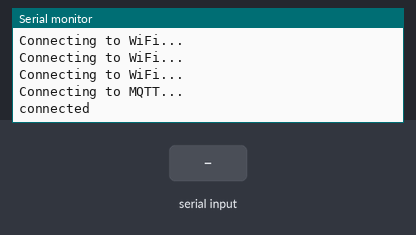
Simulated run of this sketch. Board: ESP32. On the bench: the last lines printed to the serial monitor. The test bench sets the inputs (shaded band). WiFi joins after 1.5 s; servers stay silent unless stated; no MQTT or app messages arrive unless stated.

Above: at 2.7 s.
2.8 s: "1" received over the second serial link
At 4.0 s:
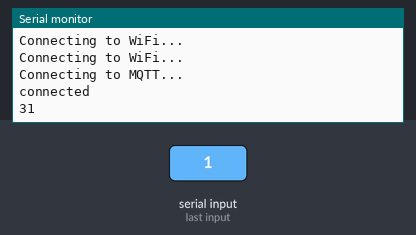
4.3 s: "0" received over the second serial link
At 5.4 s:
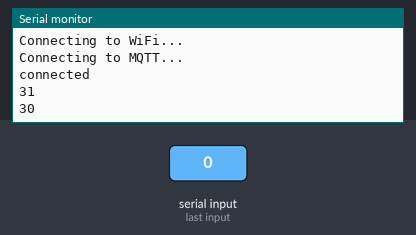
5.8 s: "2" received over the second serial link
At 6.5 s:
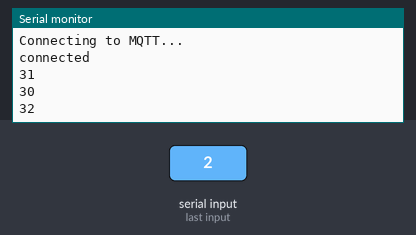

The sketch:

4852MqttWifi.ino
```cpp
#include <HardwareSerial.h>
#include <PubSubClient.h>
#include <WiFi.h>
#include <ArduinoJson.h>

HardwareSerial RS485Serial(2); // RX, TX
WiFiClient espClient;
PubSubClient mqttClient(espClient);

const char* ssid = "360wifi"; // 请替换为你的WiFi名
const char* password = "625625625"; // 请替换为你的WiFi密码
const char* mqtt_server = "192.168.0.101"; // MQTT服务器地址
const char* mqtt_topic = "mqtt/yangan"; // MQTT主题

// 485烟感器询问帧
uint8_t queryFrame[] = {0x01, 0x03, 0x00, 0x10, 0x00, 0x01, 0x85, 0xCF};

// 正常响应
// 0x01
// 0x03
// 0x02
// 0x00
// 0x00
// 0xB8
// 0x44

// 报警响应
// 0x01
// 0x03
// 0x02
// 0x00
// 0x01
// 0x79
// 0x84
uint8_t correctResponse[] = {0x01, 0x03, 0x02, 0x00, 0x01, 0x79, 0x84};

void setup() {
  Serial.begin(115200);
  RS485Serial.begin(9600, SERIAL_8N1, 16, 17);

  WiFi.begin(ssid, password);
  while (WiFi.status() != WL_CONNECTED) {
    delay(500);
    Serial.println("Connecting to WiFi...");
  }

  mqttClient.setServer(mqtt_server, 1883);

  while (!mqttClient.connected()) {
    Serial.println("Connecting to MQTT...");
    if (mqttClient.connect("ESP32Client")) {
      Serial.println("connected");
    } else {
      Serial.print("failed with state ");
      Serial.print(mqttClient.state());
      delay(2000);
    }
  }

  sendMQTTMessage(false); // 发送初始信息
}

void loop() {
  static unsigned long previousMillis = 0;
  unsigned long currentMillis = millis();

  // 每3秒发送一次询问帧
  if (currentMillis - previousMillis >= 3000) {
    RS485Serial.write(queryFrame, sizeof(queryFrame));
    previousMillis = currentMillis;
  }

  // 检查RS485串口是否有数据可读
  if (RS485Serial.available()) {
    size_t expectedResponseSize = 7; // 预期的响应数据长度
    uint8_t receivedBytes[expectedResponseSize];
    size_t index = 0;

    // 读取等待时间，以确保数据完整
    unsigned long startMillis = millis();
    while (millis() - startMillis < 1000 && index < expectedResponseSize) {
      if (RS485Serial.available()) {
        receivedBytes[index++] = RS485Serial.read();
        Serial.print(receivedBytes[index-1], HEX); // 打印读取的字节的十六进制形式
        Serial.print(" "); // 为了可读性在每个字节后面加一个空格
      }
    }
    Serial.println(); // 每次读取后换行

    // 检查是否接收到的数据长度正确
    if (index == expectedResponseSize) {
      // 检查是否收到报警响应
      if (receivedBytes[3] == 0x00 && receivedBytes[4] == 0x01) {
        sendMQTTMessage(true); // 如果是报警状态，立即发送MQTT报警消息
      }
    }
  }

  // 每30秒发送一次MQTT消息
  static unsigned long lastMQTTSend = 0;
  if (currentMillis - lastMQTTSend >= 30000) {
    sendMQTTMessage(false); // 发送非报警状态的MQTT消息
    lastMQTTSend = currentMillis;
  }

  mqttClient.loop(); // 维持MQTT连接
}


void sendMQTTMessage(bool alarm) {
  StaticJsonDocument<200> doc;

  // 填充JSON文档
  doc["time"] = millis();
  doc["device_id"] = "YG625"; // 替换为你的设备ID
  doc["alarm"] = alarm;

  char jsonBuffer[512];
  serializeJson(doc, jsonBuffer); // 将JSON文档序列化为字符数组

  mqttClient.publish(mqtt_topic, jsonBuffer); //todo 改为 Qos1 防止消息未发出
}
```

Measured:
- after the input at 2.8 s, the serial monitor: prints a new line at once (image 1)
- after the input at 4.3 s, the serial monitor: prints a new line at once (image 2)
- after the input at 5.8 s, the serial monitor: prints a new line at once (image 3)
